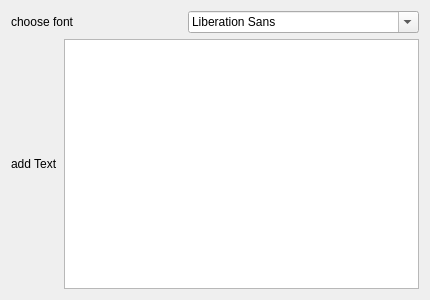
<?xml version="1.0" encoding="UTF-8"?>
<ui version="4.0">
 <class>Form</class>
 <widget class="QWidget" name="Form">
  <property name="geometry">
   <rect>
    <x>0</x>
    <y>0</y>
    <width>430</width>
    <height>300</height>
   </rect>
  </property>
  <property name="windowTitle">
   <string>Form</string>
  </property>
  <layout class="QVBoxLayout" name="verticalLayout">
   <item>
    <layout class="QHBoxLayout" name="horizontalLayout">
     <item>
      <widget class="QLabel" name="label">
       <property name="text">
        <string>choose font</string>
       </property>
      </widget>
     </item>
     <item>
      <widget class="QFontComboBox" name="fontComboBox"/>
     </item>
    </layout>
   </item>
   <item>
    <layout class="QHBoxLayout" name="horizontalLayout_2">
     <item>
      <widget class="QLabel" name="label_2">
       <property name="text">
        <string>add Text</string>
       </property>
      </widget>
     </item>
     <item>
      <widget class="QPlainTextEdit" name="plainTextEdit"/>
     </item>
    </layout>
   </item>
  </layout>
 </widget>
 <resources/>
 <connections/>
</ui>
